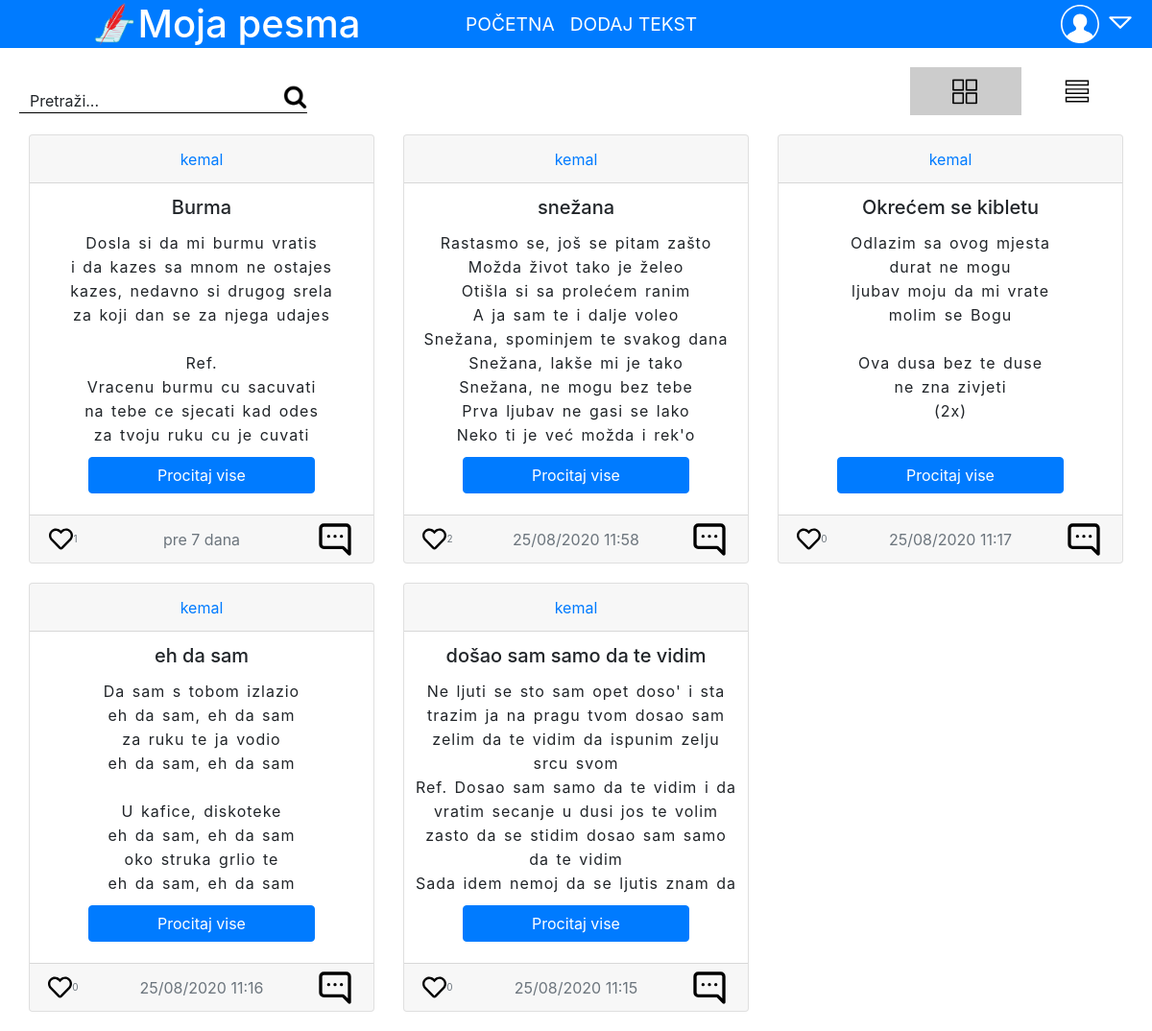
The app's page /profil.php?profil=kemal with its own data.
### tables this page shows
CREATE TABLE `pesme` (
  `id` int(11) NOT NULL,
  `pisac` longtext NOT NULL,
  `naslov` longtext NOT NULL,
  `pesma` longtext NOT NULL,
  `pogodna` text NOT NULL,
  `vreme` text NOT NULL,
  `kategorija` text NOT NULL,
  `lajkova` int(11) DEFAULT NULL,
  `lajkovao` longtext DEFAULT NULL
);

### objava/objava.php (called while the page is built, shortened)
<?php
if($profil=="index_stranica_prikazi_sve"){
  if ($ovlascenje=="admin"){
    $sql= "SELECT * FROM pesme ORDER BY vreme DESC LIMIT 5;";
  }
  else{
    if($ispis=="sve"){
      $sql= "SELECT * FROM pesme ORDER BY vreme DESC LIMIT 5;";
    }
    else if($ispis=="filter"){
      $sql= "SELECT * FROM pesme WHERE pogodna='jeste' ORDER BY vreme DESC LIMIT 5; ";
    }
}}
else{
  if ($ovlascenje=="admin"){
    $sql= "SELECT * FROM pesme WHERE pisac='".$profil . "' ORDER BY vreme DESC LIMIT 5;";
  }
  else{
    if($ispis=="sve"){
    $sql= "SELECT * FROM pesme WHERE pisac='". $profil . "' ORDER BY vreme DESC LIMIT 5;";
    }
    else if($ispis=="filter"){
      $sql= "SELECT * FROM pesme WHERE pogodna='jeste' AND pisac='". $profil . "'ORDER BY vreme DESC LIMIT 5;";
    }
}}
require "ispis.php";
?>

### objava/vreme.php (called while the page is built, shortened)
<?php
$trenutnovreme = date("U");
$pre_koliko =$trenutnovreme - $red["vreme"];
if($pre_koliko<60){
  if ($pre_koliko==1 || $pre_koliko==21 ||$pre_koliko==31 ||$pre_koliko==41 || $pre_koliko==51){
    $rec_s= " sekund ";
  }
  else if ($pre_koliko==2 || $pre_koliko==3 ||$pre_koliko==4 || $pre_koliko==22 || $pre_koliko==23 ||$pre_koliko==24 || $pre_koliko==32 || $pre_koliko==33 ||$pre_koliko==34 || $pre_koliko==42 || $pre_koliko==43 ||$pre_koliko==44|| $pre_koliko==52 || $pre_koliko==53 ||$pre_koliko==54){
    $rec_s = " sekudne ";
  }
  else{
    $rec_s = " sekundi ";
  }
  $vreme = "pre ". $pre_koliko . $rec_s;
}else if($pre_koliko<2592000){
  $dana = floor($pre_koliko/86400);
  if($dana==1 ||$dana==21 || $dana==31 ||$dana==41 ||$dana==51){
    $rec_d=" dan ";
  }else{
    $rec_d=" dana ";
  }
  $vreme = "pre ". $dana . $rec_d;
}
else{
  $vreme = date("d/m/Y H:i", $red["vreme"]);
}
?>

### objava/ispis.php (the view, shortened to what this page needs)
<?php
$rezultat= mysqli_query($conn, $sql);
while($red=mysqli_fetch_assoc($rezultat)){
require "vreme.php";
echo '<div class="card text-center kartica '.$red["boja"].'" id="'.$red["id"].'">';
echo '<div class="card-header pisac">';
echo '<a href="profil.php?profil='.$red["pisac"].'">'. $red["pisac"] . '</a>';
echo '</div><div class="card-body telo-kartice">';
echo '<div class="sadrzaj">';
echo '<h5 class="card-title naslov">'.$red["naslov"].'</h5>';
echo '<p class="card-text pesma">' .$red["pesma"].'</p></div>';
echo '<button onclick="prikazivise('.$red["id"].')" class="btn btn-primary prikazi-vise">Procitaj vise</a>';
echo '</div>
<div class="card-footer text-muted vreme">';
if($ovlascenje=="nelogovan"){
  echo '<div onclick="lajkujnelogovan()"  class="srce"><img src="fajlovi/srce-prazno.svg">'. $red["lajkova"] .'</div><div class="vreme-tekst">' . $vreme . '</div> <div class="ikonicazakomentarkontejner"><img class="ikonicazakomentar" src="fajlovi/komentar.svg" /> </div>';
}
echo '</div></div>';
}

### main.css (style rules this page uses)
:root { --plava: #007bff; --pozadina: #000000c0; }

### nav.css (style rules this page uses)
*, *::before, *::after { box-sizing: border-box; }

### objava/objava.css (style rules this page uses)
.kartica { margin-bottom: 20px; }
.kartica pre, p { display: block; line-height: 25px; word-spacing: 2px; letter-spacing: 1px; overflow: hidden; margin-bottom: 30px; white-space: pre-wrap; word-wrap: break-word; }
.kartica .pisac { display: flex; justify-content: center; align-items: center; height: 50px; margin: 0; padding: 0; }
.kartica .telo-kartice:not(.lista .kartica .telo-kartice) { height: 345px; margin:0px; padding-top: 0px; padding-left: 10px; padding-right: 10px; }
.kartica .naslov { margin:0px; padding:0px; height: 50px; display: flex; align-items: center; justify-content: center; }
.pesma { margin: 0px; padding: 0px; height: 225px; }
.prikazi-vise { width: 70%; margin:10px; }
.vreme { display: flex; justify-content: center; align-items: center; height: 50px; margin: 0; padding: 0; position: relative; }
.srce img { width: 50%; height: 50%; }
.srce { width: 50px; height: 50px; display: inline-block; font-size: 10px; position: absolute; left: 10px; display: flex; justify-content: center; align-items: center; }
.ikonicazakomentarkontejner { position: absolute; right: 20px; }
.ikonicazakomentar { width: 40px; height: 40px; }
div.srce, .ikonicazakomentar { cursor: pointer; }

### unos.css (style rules this page uses)
:root { --bojaifont: 50px; --crvena: #f28b82; --narandzasta: #fbbc04; --zuta: #fff475; --zelena: #ccff90; --plavozelena:#a7ffeb; --svetloplava:#cbf0f8; --tamnoplava:#aecbfa; --ljubicasta:#d7aefb; --roze:#fdcfe8; --braon: #e6c9a8; --dark:#343a40; --bojateksta:#202124; }

### records on screen
pesme: pisac "kemal", naslov "Burma", pesma "Dosla si da mi burmu vratis i da kazes sa mnom ne ostajes kazes, nedavno si drugog srela za koji dan se za njega udajes Ref. Vracenu burmu cu sacuvati na tebe ce sjecati kad odes za tvoju ruku cu je cuvati…", lajkova "1", vreme "pre 7 dana"
pesme: pisac "kemal", naslov "snežana", pesma "Rastasmo se, još se pitam zašto Možda život tako je želeo Otišla si sa prolećem ranim A ja sam te i dalje voleo Snežana, spominjem te svakog dana Snežana, lakše mi je tako Snežana, ne mogu bez tebe Prva ljubav ne gasi se lako Neko ti je već možda i rek'o…", lajkova "2", vreme "25/08/2020 11:58"
pesme: pisac "kemal", naslov "Okrećem se kibletu", pesma "Odlazim sa ovog mjesta durat ne mogu ljubav moju da mi vrate molim se Bogu Ova dusa bez te duse ne zna zivjeti (2x)…", lajkova "0", vreme "25/08/2020 11:17"
pesme: pisac "kemal", naslov "eh da sam", pesma "Da sam s tobom izlazio eh da sam, eh da sam za ruku te ja vodio eh da sam, eh da sam U kafice, diskoteke eh da sam, eh da sam oko struka grlio te eh da sam, eh da sam…", lajkova "0", vreme "25/08/2020 11:16"
pesme: pisac "kemal", naslov "došao sam samo da te vidim", pesma "Ne ljuti se sto sam opet doso' i sta trazim ja na pragu tvom dosao sam zelim da te vidim da ispunim zelju srcu svom Ref. Dosao sam samo da te vidim i da vratim secanje u dusi jos te volim zasto da se stidim dosao sam samo da te vidim Sada idem nemoj da se ljutis znam da…", lajkova "0", vreme "25/08/2020 11:15"
